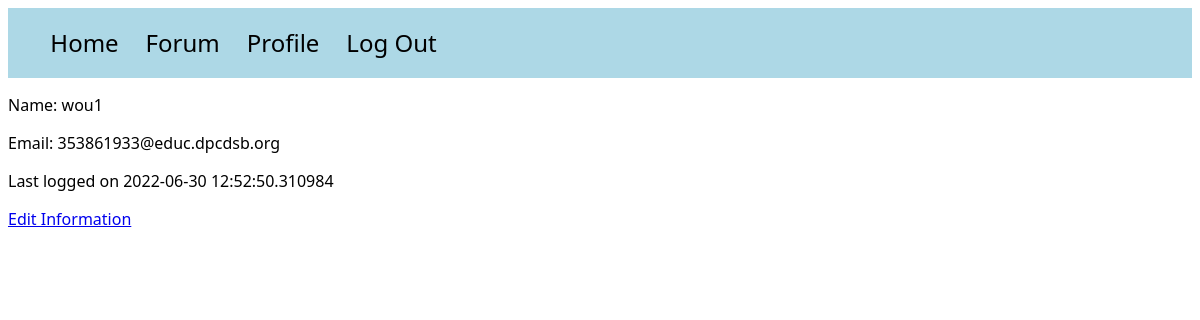
The app's page /profile (signed in), older data.
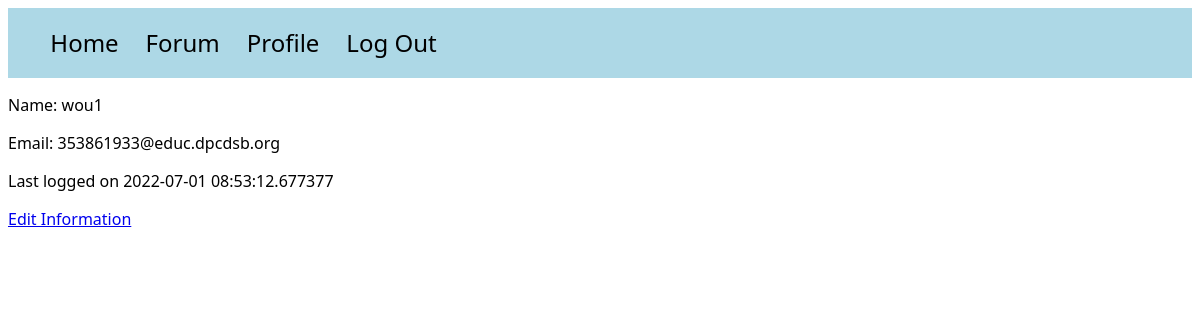
The same page, newer data.
### models.py (models this page shows)
class User(UserMixin, db.Model):
    id = db.Column(db.Integer, primary_key=True)
    email = db.Column(db.String(100), unique=True)
    password = db.Column(db.String(100))
    name = db.Column(db.String(1000))
    last_seen = db.Column(db.String(100))
    posts = db.relationship('Post', backref='poster')

### main.py (the view)
@main.route('/profile')
@login_required
def profile():
    return render_template("profile.html", name=current_user.name, email=current_user.email, time=current_user.last_seen)

### app.py (called while the page is built)
@login_manager.user_loader
def load_user(user_id):
    try:
        return User.query.get(int(user_id))
    except:
        return None

### templates/profile.html (shortened to what this page needs)
<!DOCTYPE html>
<html lang="en">
<head>
</head>
<link rel="stylesheet" href="/static/style.css">
<body>
<div id="navbar">
    <ul>
        <a href="{{ url_for('home') }}"><li>Home</li></a>
        <a href="{{ url_for('posts') }}"><li>Forum</li></a>
        {% if current_user.is_authenticated %}
        <a href="{{ url_for('main.profile') }}"><li>Profile</li></a>
        {% endif %}
        {% if current_user.is_authenticated %}
        <a href="{{ url_for('auth.logout') }}"><li>Log Out</li></a>
        {% endif %}
    </ul>
</div>
<div id="personal-info-container">
    <p>Name: {{ name }}</p>
    <p>Email: {{ email }}</p>
    <p>Last logged on {{ time }}</p>
    <a href="{{ url_for('auth.edit_profile') }}">Edit Information</a>
</div>
</body>
</html>

### static/style.css (style rules this page uses)
* { font-family: Segoe UI; }
#navbar { background-color: lightblue; padding: 0.2%; }
li { font-size: 1.5em; text-decoration: none; color: black; display: inline-block; padding-right: 2%; }

Row changes from the older to the newer data that the page shows:
changed User "wou1": last_seen "2022-06-30 12:52:50.310984" → "2022-07-01 08:53:12.677377"
